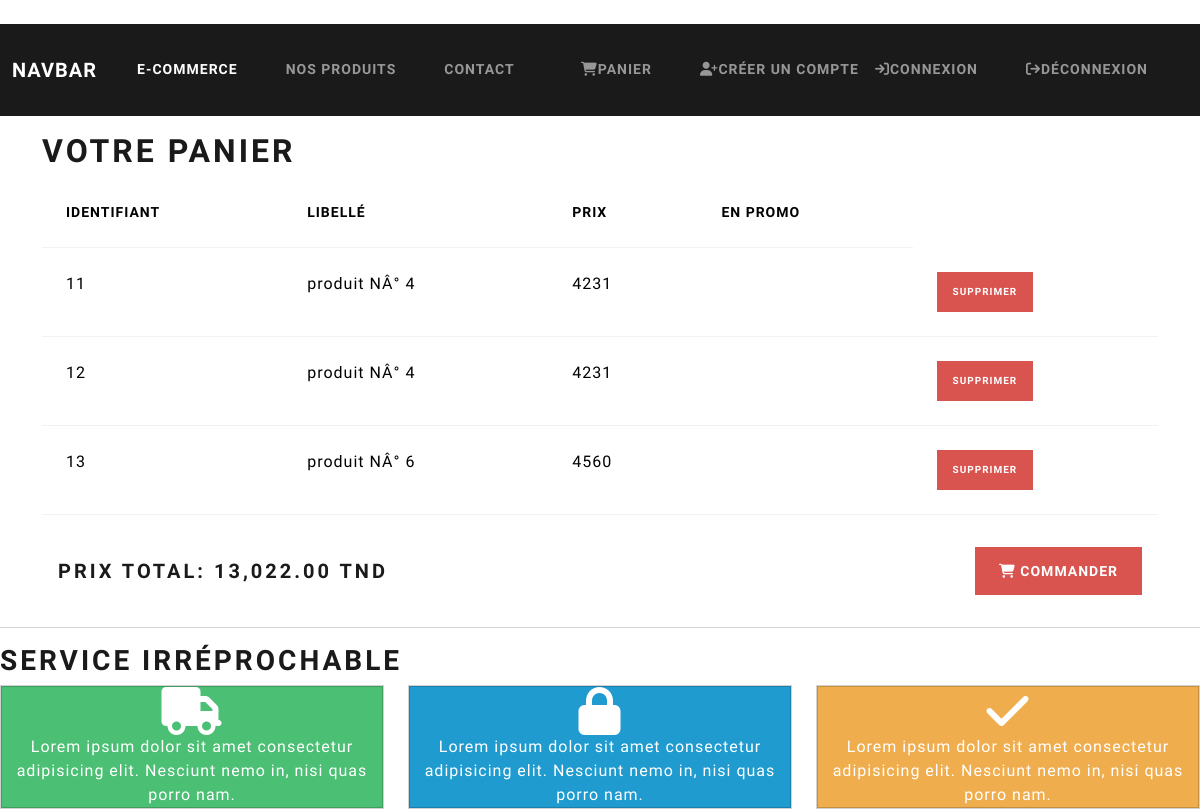
The app's page /controlleur/user/panier.php (signed in) with its own data.
### tables this page shows
CREATE TABLE `panier` (
  `id` int(11) NOT NULL,
  `libelle` varchar(2565) NOT NULL,
  `prix` float NOT NULL,
  `qtite` int(11) NOT NULL,
  `des` text NOT NULL,
  `image` varchar(256) NOT NULL,
  `promo` tinyint(1) NOT NULL DEFAULT 0
);

### controlleur/user/panier.php (called while the page is built)
<?php
    require_once "../../modéle/crud_produit.php";
    $crud=new crud_produit();
    $pt=$crud->sum();
    $Lesproduits=$crud->findAllpanier();
    include "../../view/user/panier.php";
?>

### modéle/connexion.php (called while the page is built)
<?php
class connexion
{
    private $pdo;
    function __construct()
    {
        $dsn="mysql:host=localhost;dbname=ecommerce";
        $user="root";
        $pw="";
        $this->pdo=new PDO($dsn,$user,$pw);
    }
    function getConnexion() {
        return $this->pdo;
    }
}
?>

### modéle/crud_produit.php (called while the page is built, shortened)
<?php
require_once "connexion.php";
  class crud_produit{
       private $pdo;
       function __construct()
       {
        $connexion=new connexion();
        $this->pdo=$connexion->getConnexion();
       }
       function findAllpanier(){
          $sql="select * from panier";
          $res=$this->pdo->query($sql);
          return $res->fetchAll(PDO::FETCH_NUM);
     }
         function sum(){
          $sql="select sum(prix) from panier";
          $res=$this->pdo->query($sql);
          return ($res->fetch(PDO::FETCH_NUM));
       }
  }

### view/user/panier.php (the view, shortened to what this page needs)
<table class="table">
    <thead>
        <tr>
            <th>identifiant</th>
            <th>libellé</th>
            <th>prix</th>
            <th>en promo</th>
        </tr>
    </thead>
            <tbody>
            <?php
                foreach ($Lesproduits as $produit) {
                    ?>
                    <tr>
                        <td><?=$produit[0]?></td>
                        <td><?=$produit[1]?></td>
                        <td><?=$produit[2]?></td>
                        <td><?php
        ?>   </td>
        <td><a href="delete.php?id=<?=$produit[0]?>" class="btn btn-danger btn-sm">supprimer</a></td>
                    </tr>
                    <?php
                }
            ?>
        </tbody>
    </table>
    <div class="d-flex justify-content-between align-items-center p-3 ">
    <h4 class="mb-0">Prix Total: <span class="text-primary fw-bold"><?= number_format($pt[0], 2) ?> TND</span></h4>
    <a href="../../controlleur/user/commander.php" class="btn btn-danger btn-md">
        <i class="fas fa-shopping-cart"></i> Commander
    </a>
</div>
<?php
include "layout.php"; ?>

### records on screen
panier: id "11", libelle "produit NÂ° 4", prix "4231"
panier: id "12", libelle "produit NÂ° 4", prix "4231"
panier: id "13", libelle "produit NÂ° 6", prix "4560"

### other values on screen
$titre "VOTRE PANIER"
$pt[0] "13,022.00"
